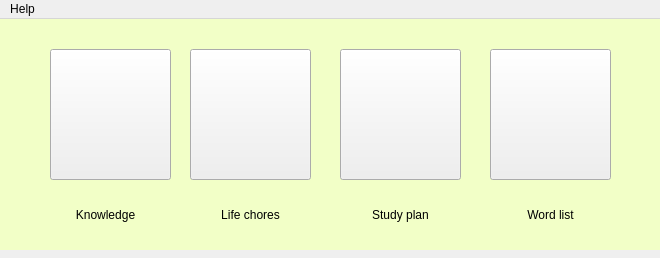
<?xml version="1.0" encoding="UTF-8"?>
<ui version="4.0">
 <class>ChooseWindow</class>
 <widget class="QMainWindow" name="ChooseWindow">
  <property name="geometry">
   <rect>
    <x>0</x>
    <y>0</y>
    <width>660</width>
    <height>258</height>
   </rect>
  </property>
  <property name="minimumSize">
   <size>
    <width>660</width>
    <height>258</height>
   </size>
  </property>
  <property name="maximumSize">
   <size>
    <width>660</width>
    <height>258</height>
   </size>
  </property>
  <property name="windowTitle">
   <string>MainWindow</string>
  </property>
  <widget class="QWidget" name="centralwidget">
   <widget class="QToolButton" name="KnowledgeButton">
    <property name="geometry">
     <rect>
      <x>50</x>
      <y>30</y>
      <width>121</width>
      <height>131</height>
     </rect>
    </property>
    <property name="styleSheet">
     <string notr="true">border-image: url(:/new/prefix1/KnowledgeIcon.png);</string>
    </property>
    <property name="text">
     <string/>
    </property>
   </widget>
   <widget class="QToolButton" name="LifeChoresButton">
    <property name="geometry">
     <rect>
      <x>190</x>
      <y>30</y>
      <width>121</width>
      <height>131</height>
     </rect>
    </property>
    <property name="styleSheet">
     <string notr="true">border-image: url(:/new/prefix1/StudyChoresIcon.png);</string>
    </property>
    <property name="text">
     <string/>
    </property>
   </widget>
   <widget class="QToolButton" name="StudyPlanButton">
    <property name="geometry">
     <rect>
      <x>340</x>
      <y>30</y>
      <width>121</width>
      <height>131</height>
     </rect>
    </property>
    <property name="styleSheet">
     <string notr="true">border-image: url(:/new/prefix1/StudyPlanIcon.png);</string>
    </property>
    <property name="text">
     <string/>
    </property>
   </widget>
   <widget class="QToolButton" name="WordListButton">
    <property name="geometry">
     <rect>
      <x>490</x>
      <y>30</y>
      <width>121</width>
      <height>131</height>
     </rect>
    </property>
    <property name="styleSheet">
     <string notr="true">border-image: url(:/new/prefix1/WordListIcon.png);</string>
    </property>
    <property name="text">
     <string/>
    </property>
   </widget>
   <widget class="QLabel" name="KnowledgeLabel">
    <property name="geometry">
     <rect>
      <x>50</x>
      <y>180</y>
      <width>111</width>
      <height>31</height>
     </rect>
    </property>
    <property name="styleSheet">
     <string notr="true">font: 12pt &quot;微软雅黑&quot;;</string>
    </property>
    <property name="text">
     <string>Knowledge</string>
    </property>
    <property name="alignment">
     <set>Qt::AlignCenter</set>
    </property>
   </widget>
   <widget class="QLabel" name="LifeChoresLabel">
    <property name="geometry">
     <rect>
      <x>190</x>
      <y>180</y>
      <width>121</width>
      <height>31</height>
     </rect>
    </property>
    <property name="styleSheet">
     <string notr="true">font: 12pt &quot;微软雅黑&quot;;</string>
    </property>
    <property name="text">
     <string>Life chores</string>
    </property>
    <property name="alignment">
     <set>Qt::AlignCenter</set>
    </property>
   </widget>
   <widget class="QLabel" name="StudyPlanLabel">
    <property name="geometry">
     <rect>
      <x>340</x>
      <y>180</y>
      <width>121</width>
      <height>31</height>
     </rect>
    </property>
    <property name="styleSheet">
     <string notr="true">font: 12pt &quot;微软雅黑&quot;;</string>
    </property>
    <property name="text">
     <string>Study plan</string>
    </property>
    <property name="alignment">
     <set>Qt::AlignCenter</set>
    </property>
   </widget>
   <widget class="QLabel" name="WordListLabel">
    <property name="geometry">
     <rect>
      <x>490</x>
      <y>180</y>
      <width>121</width>
      <height>31</height>
     </rect>
    </property>
    <property name="styleSheet">
     <string notr="true">font: 12pt &quot;微软雅黑&quot;;</string>
    </property>
    <property name="text">
     <string>Word list</string>
    </property>
    <property name="alignment">
     <set>Qt::AlignCenter</set>
    </property>
   </widget>
   <widget class="QLabel" name="Background">
    <property name="geometry">
     <rect>
      <x>-10</x>
      <y>0</y>
      <width>691</width>
      <height>231</height>
     </rect>
    </property>
    <property name="styleSheet">
     <string notr="true">background-color: rgb(242, 255, 199);
</string>
    </property>
    <property name="text">
     <string/>
    </property>
   </widget>
   <zorder>Background</zorder>
   <zorder>KnowledgeButton</zorder>
   <zorder>LifeChoresButton</zorder>
   <zorder>StudyPlanButton</zorder>
   <zorder>WordListButton</zorder>
   <zorder>KnowledgeLabel</zorder>
   <zorder>LifeChoresLabel</zorder>
   <zorder>StudyPlanLabel</zorder>
   <zorder>WordListLabel</zorder>
  </widget>
  <widget class="QMenuBar" name="menubar">
   <property name="geometry">
    <rect>
     <x>0</x>
     <y>0</y>
     <width>660</width>
     <height>26</height>
    </rect>
   </property>
   <widget class="QMenu" name="menuHelp">
    <property name="palette">
     <palette>
      <active>
       <colorrole role="HighlightedText">
        <brush brushstyle="SolidPattern">
         <color alpha="255">
          <red>85</red>
          <green>85</green>
          <blue>255</blue>
         </color>
        </brush>
       </colorrole>
      </active>
      <inactive>
       <colorrole role="HighlightedText">
        <brush brushstyle="SolidPattern">
         <color alpha="255">
          <red>85</red>
          <green>85</green>
          <blue>255</blue>
         </color>
        </brush>
       </colorrole>
      </inactive>
      <disabled>
       <colorrole role="HighlightedText">
        <brush brushstyle="SolidPattern">
         <color alpha="255">
          <red>85</red>
          <green>85</green>
          <blue>255</blue>
         </color>
        </brush>
       </colorrole>
      </disabled>
     </palette>
    </property>
    <property name="title">
     <string>Help</string>
    </property>
    <addaction name="actionKnowledge"/>
    <addaction name="actionLife_chores"/>
    <addaction name="actionStudy_plan"/>
    <addaction name="actionWord_list"/>
   </widget>
   <addaction name="menuHelp"/>
  </widget>
  <action name="actionKnowledge">
   <property name="text">
    <string>Knowledge</string>
   </property>
  </action>
  <action name="actionLife_chores">
   <property name="text">
    <string>Life chores</string>
   </property>
  </action>
  <action name="actionStudy_plan">
   <property name="text">
    <string>Study plan</string>
   </property>
  </action>
  <action name="actionWord_list">
   <property name="text">
    <string>Word list</string>
   </property>
  </action>
 </widget>
 <resources/>
 <connections/>
</ui>
